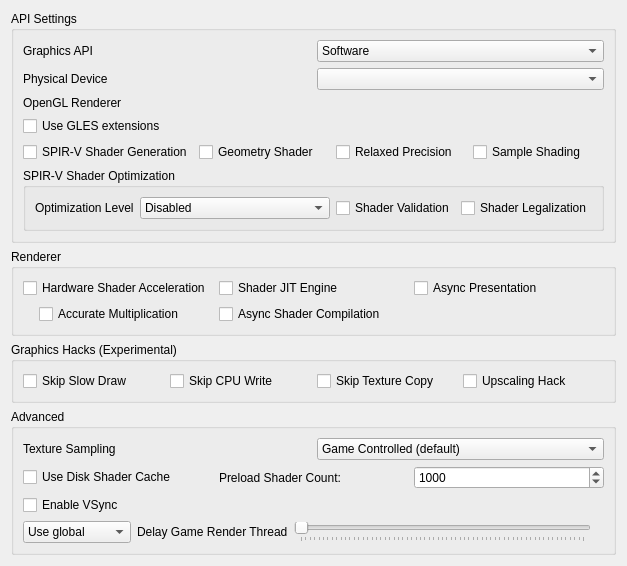
<?xml version="1.0" encoding="UTF-8"?>
<ui version="4.0">
 <class>ConfigureGraphics</class>
 <widget class="QWidget" name="ConfigureGraphics">
  <property name="geometry">
   <rect>
    <x>0</x>
    <y>0</y>
    <width>400</width>
    <height>509</height>
   </rect>
  </property>
  <property name="minimumSize">
   <size>
    <width>0</width>
    <height>0</height>
   </size>
  </property>
  <property name="windowTitle">
   <string>Form</string>
  </property>
  <property name="accessibleName">
   <string>Graphics</string>
  </property>
  <layout class="QVBoxLayout" name="verticalLayout_1">
   <item>
    <widget class="QGroupBox" name="apiBox">
     <property name="title">
      <string>API Settings</string>
     </property>
     <layout class="QVBoxLayout" name="verticalLayout_2">
      <item>
       <widget class="QWidget" name="graphics_api_group" native="true">
        <layout class="QHBoxLayout" name="graphics_api_group_2">
         <property name="leftMargin">
          <number>0</number>
         </property>
         <property name="topMargin">
          <number>0</number>
         </property>
         <property name="rightMargin">
          <number>0</number>
         </property>
         <property name="bottomMargin">
          <number>0</number>
         </property>
         <item>
          <widget class="QLabel" name="graphics_api_label">
           <property name="text">
            <string>Graphics API</string>
           </property>
          </widget>
         </item>
         <item>
          <widget class="QComboBox" name="graphics_api_combo">
           <item>
            <property name="text">
             <string>Software</string>
            </property>
           </item>
           <item>
            <property name="text">
             <string>OpenGL (default)</string>
            </property>
            <property name="toolTip">
             <string>&lt;html&gt;&lt;head/&gt;&lt;body&gt;&lt;p&gt;Use OpenGL renderer. Minimum requirement for GPU support is OpenGL 4.3.&lt;/p&gt;&lt;/body&gt;&lt;/html&gt;</string>
            </property>
           </item>
           <item>
            <property name="text">
             <string>Vulkan</string>
            </property>
            <property name="toolTip">
             <string>&lt;html&gt;&lt;head/&gt;&lt;body&gt;&lt;p&gt;Use Vulkan renderer. Minimum requirement for GPU support is Vulkan 1.2. Best results with Vulkan 1.3 or greater.&lt;/p&gt;&lt;/body&gt;&lt;/html&gt;</string>
            </property>
           </item>
          </widget>
         </item>
        </layout>
       </widget>
      </item>
      <item>
       <widget class="QWidget" name="physical_device_group" native="true">
        <layout class="QHBoxLayout" name="physical_device_group_2">
         <property name="leftMargin">
          <number>0</number>
         </property>
         <property name="topMargin">
          <number>0</number>
         </property>
         <property name="rightMargin">
          <number>0</number>
         </property>
         <property name="bottomMargin">
          <number>0</number>
         </property>
         <item>
          <widget class="QLabel" name="physical_device_label">
           <property name="text">
            <string>Physical Device</string>
           </property>
          </widget>
         </item>
         <item>
          <widget class="QComboBox" name="physical_device_combo"/>
         </item>
        </layout>
       </widget>
      </item>
      <item>
       <widget class="QWidget" name="opengl_renderer_group" native="true">
        <layout class="QGridLayout" name="opengl_renderer_group_2">
         <property name="leftMargin">
          <number>0</number>
         </property>
         <property name="topMargin">
          <number>0</number>
         </property>
         <property name="rightMargin">
          <number>0</number>
         </property>
         <property name="bottomMargin">
          <number>0</number>
         </property>
         <item row="0" column="0">
          <widget class="QLabel" name="opengl_renderer_label">
           <property name="text">
            <string>OpenGL Renderer</string>
           </property>
          </widget>
         </item>
         <item row="0" column="1">
          <widget class="QLabel" name="opengl_renderer_name_label"/>
         </item>
         <item row="1" column="0">
          <widget class="QCheckBox" name="toggle_use_gles">
           <property name="toolTip">
            <string>&lt;html&gt;&lt;head/&gt;&lt;body&gt;&lt;p&gt;Use OpenGLES extensions instead of regular OpenGL. Primarily for use with GPUs on embedded systems. Minimum requirement for GPU support is OpenGLES 3.1. Best results with OpenGLES 3.2 or greater.&lt;/p&gt;&lt;/body&gt;&lt;/html&gt;</string>
           </property>
           <property name="text">
            <string>Use GLES extensions</string>
           </property>
          </widget>
         </item>
        </layout>
       </widget>
      </item>
      <item>
       <layout class="QGridLayout" name="gridLayout_1">
        <item row="0" column="0">
         <widget class="QCheckBox" name="spirv_shader_gen">
          <property name="toolTip">
           <string>&lt;html&gt;&lt;head/&gt;&lt;body&gt;&lt;p&gt;Emits the fragment shader used to emulate PICA using SPIR-V instead of GLSL.&lt;/p&gt;&lt;/body&gt;&lt;/html&gt;</string>
          </property>
          <property name="text">
           <string>SPIR-V Shader Generation</string>
          </property>
         </widget>
        </item>
        <item row="0" column="1">
         <widget class="QCheckBox" name="toggle_geometry_shader">
          <property name="toolTip">
           <string>&lt;html&gt;&lt;head/&gt;&lt;body&gt;&lt;p&gt;Enable Geometry Shaders. Improved accuracy but extremely expensive on tilers.&lt;/p&gt;&lt;/body&gt;&lt;/html&gt;</string>
          </property>
          <property name="text">
           <string>Geometry Shader</string>
          </property>
         </widget>
        </item>
        <item row="0" column="2">
         <widget class="QCheckBox" name="toggle_relaxed_precision">
          <property name="toolTip">
           <string>&lt;html&gt;&lt;head/&gt;&lt;body&gt;&lt;p&gt;Optimizes shader code by allowing certain floating-point operations to use reduced precision. Can improve performance by reducing memory bandwidth and computational requirements. May cause issues on certain GPUs.&lt;/p&gt;&lt;/body&gt;&lt;/html&gt;</string>
          </property>
          <property name="text">
           <string>Relaxed Precision</string>
          </property>
         </widget>
        </item>
        <item row="0" column="3">
         <widget class="QCheckBox" name="sample_shading">
          <property name="toolTip">
           <string>&lt;html&gt;&lt;head/&gt;&lt;body&gt;&lt;p&gt;Enables a Vulkan extension that may improve the rendering quality, at the cost of some performance.&lt;/p&gt;&lt;p&gt;Requires a relatively powerful GPU for better performance.&lt;/p&gt;&lt;/body&gt;&lt;/html&gt;</string>
          </property>
          <property name="text">
           <string>Sample Shading</string>
          </property>
         </widget>
        </item>
       </layout>
      </item>
      <item>
       <widget class="QGroupBox" name="widget_optimize_spirv">
        <property name="minimumSize">
         <size>
          <width>0</width>
          <height>0</height>
         </size>
        </property>
        <property name="title">
         <string>SPIR-V Shader Optimization</string>
        </property>
        <layout class="QHBoxLayout" name="verticalLayout_3">
         <item> 
          <layout class="QHBoxLayout" name="horizontalLayout_1">
           <item>
            <widget class="QLabel" name="label_optimize_spirv">
             <property name="toolTip">
              <string>&lt;html&gt;&lt;head/&gt;&lt;body&gt;&lt;p&gt;Performs various optimizations on SPIR-V modules to improve performance and reduce size. Equivalent to passing -O or -Os to spirv-opt.&lt;/p&gt;&lt;p&gt;NOTE: To prevent visual artifacts, make sure to empty the shader cache in the Borked3DS user folder before changing optimization level. The Borked3DS user folder can be accessed through the File menu.&lt;/p&gt;&lt;/body&gt;&lt;/html&gt;</string>
             </property>
             <property name="text">
               <string>Optimization Level</string>
             </property>
            </widget>
           </item>
           <item>
            <widget class="QComboBox" name="optimize_spirv_combobox">
             <item>
              <property name="text">
                  <string>Disabled</string>
              </property>
             </item>
             <item>
              <property name="text">
               <string>Performance</string>
              </property>
             </item>
             <item>
              <property name="text">
               <string>Max Performance (GLES/Pi4)</string>
              </property>
             </item>
             <item>
              <property name="text">
                  <string>Size</string>
              </property>
             </item>
            </widget>
           </item>
          </layout>
         </item>
         <item>
          <layout class="QHBoxLayout" name="horizontalLayout_2">
           <item>
            <widget class="QCheckBox" name="toggle_spirv_validation">
             <property name="toolTip">
              <string>&lt;html&gt;&lt;head/&gt;&lt;body&gt;&lt;p&gt;Activate SPIR-V output validation. The validator checks validation rules described by the SPIR-V specification.&lt;/p&gt;&lt;p&gt;Ensures that outputs are valid and protects from bad inputs. Useful for debugging.&lt;/p&gt;&lt;/body&gt;&lt;/html&gt;</string>
             </property>
             <property name="text">
              <string>Shader Validation</string>
             </property>
            </widget>
           </item>
           <item>
            <widget class="QCheckBox" name="toggle_spirv_legalization">
             <property name="toolTip">
              <string>&lt;html&gt;&lt;head/&gt;&lt;body&gt;&lt;p&gt;Activate SPIR-V output legalization. Legalizes the SPIR-V code for Vulkan. Primarily used for HLSL shaders.&lt;/p&gt;&lt;/body&gt;&lt;/html&gt;</string>
             </property>
             <property name="text">
              <string>Shader Legalization</string>
             </property>
            </widget>
           </item>
          </layout>
         </item>
        </layout>
       </widget>
      </item>
     </layout>
    </widget>
   </item>
   <item>
    <widget class="QGroupBox" name="rendererBox">
     <property name="title">
      <string>Renderer</string>
     </property>
     <layout class="QVBoxLayout" name="verticalLayout_4">
      <item>
       <widget class="QWidget" name="hw_renderer_group" native="true">
        <layout class="QGridLayout" name="gridLayout_2">
         <property name="leftMargin">
          <number>0</number>
         </property>
         <property name="topMargin">
          <number>0</number>
         </property>
         <property name="rightMargin">
          <number>0</number>
         </property>
         <property name="bottomMargin">
          <number>0</number>
         </property>
         <item row="1" column="0">
          <widget class="QCheckBox" name="toggle_hw_shader">
           <property name="toolTip">
            <string>&lt;html&gt;&lt;head/&gt;&lt;body&gt;&lt;p&gt;Use the selected graphics API to accelerate shader emulation.&lt;/p&gt;&lt;p&gt;Requires a relatively powerful GPU for better performance.&lt;/p&gt;&lt;/body&gt;&lt;/html&gt;</string>
           </property>
           <property name="text">
            <string>Hardware Shader Acceleration</string>
           </property>
          </widget>
         </item>
         <item row="2" column="0">
          <widget class="QWidget" name="hw_shader_group" native="true">
           <layout class="QVBoxLayout" name="verticalLayout_5">
            <property name="leftMargin">
             <number>16</number>
            </property>
            <property name="topMargin">
             <number>0</number>
            </property>
            <property name="rightMargin">
             <number>0</number>
            </property>
            <property name="bottomMargin">
             <number>0</number>
            </property>
            <item>
             <widget class="QCheckBox" name="toggle_accurate_mul">
              <property name="toolTip">
               <string>&lt;html&gt;&lt;head/&gt;&lt;body&gt;&lt;p&gt;Correctly handle all edge cases in multiplication operation in shaders. &lt;/p&gt;&lt;p&gt;Some games requires this to be enabled for the hardware shader to render properly.&lt;/p&gt;&lt;p&gt;However this would reduce performance in most games.&lt;/p&gt;&lt;/body&gt;&lt;/html&gt;</string>
              </property>
              <property name="text">
               <string>Accurate Multiplication</string>
              </property>
             </widget>
            </item>
           </layout>
          </widget>
         </item>
         <item row="1" column="1">
          <widget class="QCheckBox" name="toggle_shader_jit">
           <property name="toolTip">
            <string>&lt;html&gt;&lt;head/&gt;&lt;body&gt;&lt;p&gt;Use the JIT engine instead of the interpreter for software shader emulation. &lt;/p&gt;&lt;p&gt;Enable this for better performance.&lt;/p&gt;&lt;/body&gt;&lt;/html&gt;</string>
           </property>
           <property name="text">
            <string>Shader JIT Engine</string>
           </property>
          </widget>
         </item>
         <item row="2" column="1">
          <widget class="QCheckBox" name="toggle_async_shaders">
           <property name="toolTip">
            <string>&lt;html&gt;&lt;head/&gt;&lt;body&gt;&lt;p&gt;Compiles shaders in the background to reduce stuttering during gameplay. When enabled, expect temporary graphical glitches.&lt;/p&gt;&lt;/body&gt;&lt;/html&gt;</string>
           </property>
           <property name="text">
            <string>Async Shader Compilation</string>
           </property>
          </widget>
         </item>
         <item row="1" column="3">
          <widget class="QCheckBox" name="toggle_async_present">
           <property name="toolTip">
            <string>&lt;html&gt;&lt;head/&gt;&lt;body&gt;&lt;p&gt;Perform presentation on separate threads. Improves performance when using Vulkan in most games.&lt;/p&gt;&lt;/body&gt;&lt;/html&gt;</string>
           </property>
           <property name="text">
            <string>Async Presentation</string>
           </property>
          </widget>
         </item>
        </layout>
       </widget>
      </item>
     </layout>
    </widget>
   </item>
   <item>
    <widget class="QGroupBox" name="tweaksBox">
     <property name="title">
      <string>Graphics Hacks (Experimental)</string>
     </property>
     <layout class="QVBoxLayout" name="verticalLayout_6">
      <item>
       <widget class="QWidget" name="tweaksGrid" native="true">
        <layout class="QGridLayout" name="gridLayout_3">
         <property name="leftMargin">
          <number>0</number>
         </property>
         <property name="topMargin">
          <number>0</number>
         </property>
         <property name="rightMargin">
          <number>0</number>
         </property>
         <property name="bottomMargin">
          <number>0</number>
         </property>
         <item row="0" column="0">
          <widget class="QCheckBox" name="toggle_skip_slow_draw">
           <property name="toolTip">
            <string>&lt;html&gt;&lt;head/&gt;&lt;body&gt;&lt;p&gt;Skips the slow drawing event from the PICA core. May improve performance, but can cause visual artifacts.&lt;/p&gt;&lt;/body&gt;&lt;/html&gt;</string>
           </property>
           <property name="text">
            <string>Skip Slow Draw</string>
           </property>
          </widget>
         </item>
         <item row="0" column="1">
          <widget class="QCheckBox" name="toggle_skip_cpu_write">
           <property name="toolTip">
            <string>&lt;html&gt;&lt;head/&gt;&lt;body&gt;&lt;p&gt;Skips the CPU write event from rasterizer cache invalidation. May improve performance but may cause visual artifacts.&lt;/p&gt;&lt;/body&gt;&lt;/html&gt;</string>
           </property>
           <property name="text">
            <string>Skip CPU Write</string>
           </property>
          </widget>
         </item>
         <item row="0" column="2">
          <widget class="QCheckBox" name="toggle_skip_texture_copy">
           <property name="toolTip">
            <string>&lt;html&gt;&lt;head/&gt;&lt;body&gt;&lt;p&gt;Skips the texture copy event from the rasterizer cache. May improve performance, but can cause visual artifacts.&lt;/p&gt;&lt;/body&gt;&lt;/html&gt;</string>
           </property>
           <property name="text">
            <string>Skip Texture Copy</string>
           </property>
          </widget>
         </item>
         <item row="0" column="3">
          <widget class="QCheckBox" name="toggle_upscaling_hack">
           <property name="toolTip">
            <string>&lt;html&gt;&lt;head/&gt;&lt;body&gt;&lt;p&gt;Overrides upscaling for dst_params. May fix texture ghosting for some games, but may crash other games as well.&lt;/p&gt;&lt;/body&gt;&lt;/html&gt;</string>
           </property>
           <property name="text">
            <string>Upscaling Hack</string>
           </property>
          </widget>
         </item>
        </layout>
       </widget>
      </item>
     </layout>
    </widget>
   </item>
   <item>
    <widget class="QGroupBox" name="groupBox">
     <property name="title">
      <string>Advanced</string>
     </property>
     <layout class="QVBoxLayout" name="verticalLayout_7">
      <item>
       <widget class="QWidget" name="widget_texture_sampling" native="true">
        <layout class="QHBoxLayout" name="horizontalLayout_3">
         <property name="leftMargin">
          <number>0</number>
         </property>
         <property name="topMargin">
          <number>0</number>
         </property>
         <property name="rightMargin">
          <number>0</number>
         </property>
         <property name="bottomMargin">
          <number>0</number>
         </property>
         <item>
          <widget class="QLabel" name="texture_sampling_label">
           <property name="toolTip">
            <string>&lt;html&gt;&lt;head/&gt;&lt;body&gt;&lt;p&gt;Overrides the sampling filter used by games. This can be useful in certain cases with poorly behaved games when upscaling. If unsure set this to Game Controlled.&lt;/p&gt;&lt;/body&gt;&lt;/html&gt;</string>
           </property>
           <property name="text">
            <string>Texture Sampling</string>
           </property>
          </widget>
         </item>
         <item>
          <widget class="QComboBox" name="texture_sampling_combobox">
           <item>
            <property name="text">
             <string>Game Controlled (default)</string>
            </property>
           </item>
           <item>
            <property name="text">
             <string>Nearest Neighbor</string>
            </property>
           </item>
           <item>
            <property name="text">
             <string>Linear</string>
            </property>
           </item>
          </widget>
         </item>
        </layout>
       </widget>
      </item>
      <item>
       <layout class="QGridLayout" name="gridLayout_4">
        <item row="1" column="0">
         <widget class="QCheckBox" name="toggle_disk_shader_cache">
          <property name="toolTip">
           <string>&lt;html&gt;&lt;head/&gt;&lt;body&gt;&lt;p&gt;Reduce stuttering by storing and loading generated shaders to disk. It cannot be used without Hardware Shader Acceleration.&lt;/p&gt;&lt;/body&gt;&lt;/html&gt;</string>
          </property>
          <property name="text">
           <string>Use Disk Shader Cache</string>
          </property>
         </widget>
        </item>
        <item row="1" column="1">
         <widget class="QLabel" name="label_shader_limit">
          <property name="text">
           <string>Preload Shader Count:</string>
          </property>
         </widget>
        </item>
        <item row="1" column="2">
         <widget class="QSpinBox" name="shader_preload_limit">
          <property name="toolTip">
           <string>&lt;html&gt;&lt;head/&gt;&lt;body&gt;&lt;p&gt;Number of shaders to preload at startup. Lower values provide faster startup but more in-game stuttering. Higher values provide slower startup but smoother gameplay. Optimized for Raspberry Pi users.&lt;/p&gt;&lt;/body&gt;&lt;/html&gt;</string>
          </property>
          <property name="minimum">
           <number>0</number>
          </property>
          <property name="maximum">
           <number>50000</number>
          </property>
          <property name="singleStep">
           <number>100</number>
          </property>
          <property name="value">
           <number>1000</number>
          </property>
         </widget>
        </item>
        <item row="2" column="0">
         <widget class="QCheckBox" name="toggle_vsync_new">
          <property name="toolTip">
           <string>&lt;html&gt;&lt;head/&gt;&lt;body&gt;&lt;p&gt;VSync prevents the screen from tearing, but some graphics cards have lower performance with VSync enabled. Keep it enabled if you don't notice a performance difference.&lt;/p&gt;&lt;/body&gt;&lt;/html&gt;</string>
          </property>
          <property name="text">
           <string>Enable VSync</string>
          </property>
         </widget>
        </item>
       </layout>
      </item>
      <item>
        <widget class="QWidget" name="delay_render_layout" native="true">
          <layout class="QHBoxLayout" name="delay_render_layout_inner">
            <property name="leftMargin">
              <number>0</number>
            </property>
            <property name="topMargin">
              <number>0</number>
            </property>
            <property name="rightMargin">
              <number>0</number>
            </property>
            <property name="bottomMargin">
              <number>0</number>
            </property>
            <item>
              <widget class="QComboBox" name="delay_render_combo">
                <item>
                  <property name="text">
                    <string>Use global</string>
                  </property>
                </item>
                <item>
                  <property name="text">
                    <string>Use per-game</string>
                  </property>
                </item>
              </widget>
            </item>
            <item>
              <widget class="QLabel" name="label_delay_render">
                <property name="text">
                  <string>Delay Game Render Thread</string>
                </property>
                <property name="toolTip">
                  <string>&lt;html&gt;&lt;head/&gt;&lt;body&gt;&lt;p&gt;Delays the emulated game render thread the specified amount of milliseconds every time it submits render commands to the GPU.&lt;/p&gt;&lt;p&gt;Adjust this feature in the (very few) dynamic-fps games to fix performance issues.&lt;/p&gt;&lt;/body&gt;&lt;/html&gt;</string>
                </property>
              </widget>
            </item>
            <item>
              <widget class="QSlider" name="delay_render_slider">
                <property name="minimum">
                  <number>0</number>
                </property>
                <property name="maximum">
                  <number>16000</number>
                </property>
                <property name="singleStep">
                  <number>100</number>
                </property>
                <property name="pageStep">
                  <number>250</number>
                </property>
                <property name="value">
                  <number>0</number>
                </property>
                <property name="orientation">
                  <enum>Qt::Horizontal</enum>
                </property>
                <property name="tickPosition">
                  <enum>QSlider::TicksBelow</enum>
                </property>
              </widget>
            </item>
            <item>
              <widget class="QLabel" name="delay_render_display_label">
                <property name="text">
                  <string/>
                </property>
                <property name="alignment">
                  <set>Qt::AlignRight|Qt::AlignTrailing|Qt::AlignVCenter</set>
                </property>
              </widget>
            </item>
          </layout>
        </widget>
      </item>
     </layout>
    </widget>
   </item>
   <item>
    <spacer name="verticalSpacer">
     <property name="orientation">
      <enum>Qt::Vertical</enum>
     </property>
     <property name="sizeHint" stdset="0">
      <size>
       <width>20</width>
       <height>270</height>
      </size>
     </property>
    </spacer>
   </item>
  </layout>
 </widget>
 <tabstops>
  <tabstop>toggle_accurate_mul</tabstop>
  <tabstop>toggle_shader_jit</tabstop>
  <tabstop>toggle_disk_shader_cache</tabstop>
  <tabstop>toggle_vsync_new</tabstop>
 </tabstops>
 <resources/>
 <connections/>
</ui>
